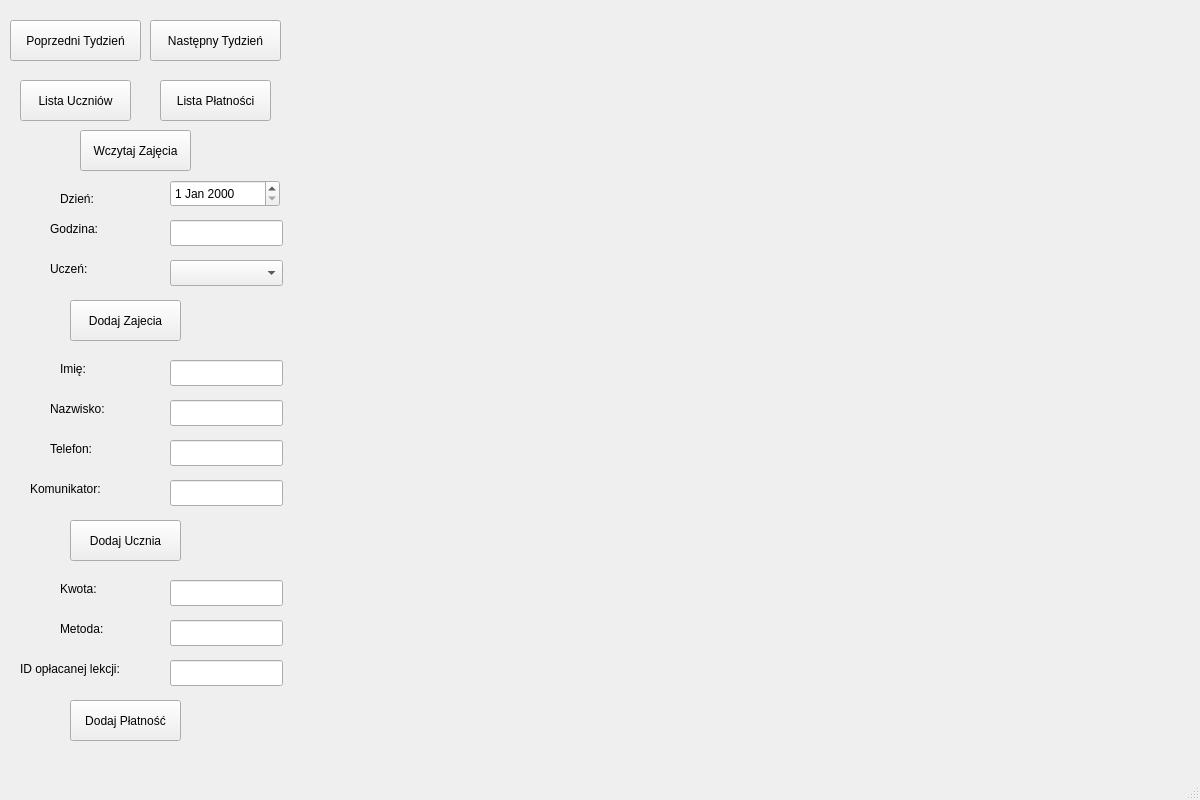
<?xml version="1.0" encoding="UTF-8"?>
<ui version="4.0">
 <class>MainWindow</class>
 <widget class="QMainWindow" name="MainWindow">
  <property name="geometry">
   <rect>
    <x>0</x>
    <y>0</y>
    <width>1200</width>
    <height>800</height>
   </rect>
  </property>
  <property name="windowTitle">
   <string>MainWindow</string>
  </property>
  <widget class="QWidget" name="centralwidget">
   <widget class="QWidget" name="verticalLayoutWidget">
    <property name="geometry">
     <rect>
      <x>300</x>
      <y>20</y>
      <width>861</width>
      <height>721</height>
     </rect>
    </property>
    <layout class="QVBoxLayout" name="verticalLayout">
     <item>
      <widget class="QWidget" name="calendarContainer" native="true"/>
     </item>
    </layout>
   </widget>
   <widget class="QPushButton" name="btnWczytajUsos">
    <property name="geometry">
     <rect>
      <x>80</x>
      <y>130</y>
      <width>111</width>
      <height>41</height>
     </rect>
    </property>
    <property name="text">
     <string>Wczytaj Zajęcia</string>
    </property>
   </widget>
   <widget class="QPushButton" name="btnDodajZajecia">
    <property name="geometry">
     <rect>
      <x>70</x>
      <y>300</y>
      <width>111</width>
      <height>41</height>
     </rect>
    </property>
    <property name="text">
     <string>Dodaj Zajecia</string>
    </property>
   </widget>
   <widget class="QPushButton" name="btnDodajUcznia">
    <property name="geometry">
     <rect>
      <x>70</x>
      <y>520</y>
      <width>111</width>
      <height>41</height>
     </rect>
    </property>
    <property name="text">
     <string>Dodaj Ucznia</string>
    </property>
   </widget>
   <widget class="QPushButton" name="btnDodajPlatnosc">
    <property name="geometry">
     <rect>
      <x>70</x>
      <y>700</y>
      <width>111</width>
      <height>41</height>
     </rect>
    </property>
    <property name="text">
     <string>Dodaj Płatność</string>
    </property>
   </widget>
   <widget class="QLineEdit" name="inputImie">
    <property name="geometry">
     <rect>
      <x>170</x>
      <y>360</y>
      <width>113</width>
      <height>26</height>
     </rect>
    </property>
    <property name="text">
     <string/>
    </property>
   </widget>
   <widget class="QLineEdit" name="inputGodzina">
    <property name="geometry">
     <rect>
      <x>170</x>
      <y>220</y>
      <width>113</width>
      <height>26</height>
     </rect>
    </property>
    <property name="text">
     <string/>
    </property>
   </widget>
   <widget class="QComboBox" name="comboUczen">
    <property name="geometry">
     <rect>
      <x>170</x>
      <y>260</y>
      <width>113</width>
      <height>26</height>
     </rect>
    </property>
   </widget>
   <widget class="QLineEdit" name="inputNazwisko">
    <property name="geometry">
     <rect>
      <x>170</x>
      <y>400</y>
      <width>113</width>
      <height>26</height>
     </rect>
    </property>
    <property name="text">
     <string/>
    </property>
   </widget>
   <widget class="QLineEdit" name="inputTelefon">
    <property name="geometry">
     <rect>
      <x>170</x>
      <y>440</y>
      <width>113</width>
      <height>26</height>
     </rect>
    </property>
    <property name="text">
     <string/>
    </property>
   </widget>
   <widget class="QLineEdit" name="inputKomunikator">
    <property name="geometry">
     <rect>
      <x>170</x>
      <y>480</y>
      <width>113</width>
      <height>26</height>
     </rect>
    </property>
    <property name="text">
     <string/>
    </property>
   </widget>
   <widget class="QLineEdit" name="inputKwota">
    <property name="geometry">
     <rect>
      <x>170</x>
      <y>580</y>
      <width>113</width>
      <height>26</height>
     </rect>
    </property>
    <property name="text">
     <string/>
    </property>
   </widget>
   <widget class="QLineEdit" name="inputMetoda">
    <property name="geometry">
     <rect>
      <x>170</x>
      <y>620</y>
      <width>113</width>
      <height>26</height>
     </rect>
    </property>
   </widget>
   <widget class="QLabel" name="label">
    <property name="geometry">
     <rect>
      <x>60</x>
      <y>190</y>
      <width>71</width>
      <height>18</height>
     </rect>
    </property>
    <property name="text">
     <string>Dzień:</string>
    </property>
   </widget>
   <widget class="QLabel" name="label_2">
    <property name="geometry">
     <rect>
      <x>50</x>
      <y>220</y>
      <width>66</width>
      <height>18</height>
     </rect>
    </property>
    <property name="text">
     <string>Godzina:</string>
    </property>
   </widget>
   <widget class="QLabel" name="label_3">
    <property name="geometry">
     <rect>
      <x>50</x>
      <y>260</y>
      <width>66</width>
      <height>18</height>
     </rect>
    </property>
    <property name="text">
     <string>Uczeń:</string>
    </property>
   </widget>
   <widget class="QLabel" name="label_4">
    <property name="geometry">
     <rect>
      <x>60</x>
      <y>360</y>
      <width>66</width>
      <height>18</height>
     </rect>
    </property>
    <property name="text">
     <string>Imię:</string>
    </property>
   </widget>
   <widget class="QLabel" name="label_5">
    <property name="geometry">
     <rect>
      <x>50</x>
      <y>400</y>
      <width>66</width>
      <height>18</height>
     </rect>
    </property>
    <property name="text">
     <string>Nazwisko:</string>
    </property>
   </widget>
   <widget class="QLabel" name="label_6">
    <property name="geometry">
     <rect>
      <x>50</x>
      <y>440</y>
      <width>66</width>
      <height>18</height>
     </rect>
    </property>
    <property name="text">
     <string>Telefon:</string>
    </property>
   </widget>
   <widget class="QLabel" name="label_7">
    <property name="geometry">
     <rect>
      <x>30</x>
      <y>480</y>
      <width>91</width>
      <height>18</height>
     </rect>
    </property>
    <property name="text">
     <string>Komunikator:</string>
    </property>
   </widget>
   <widget class="QLabel" name="label_8">
    <property name="geometry">
     <rect>
      <x>60</x>
      <y>580</y>
      <width>66</width>
      <height>18</height>
     </rect>
    </property>
    <property name="text">
     <string>Kwota:</string>
    </property>
   </widget>
   <widget class="QLabel" name="label_9">
    <property name="geometry">
     <rect>
      <x>60</x>
      <y>620</y>
      <width>66</width>
      <height>18</height>
     </rect>
    </property>
    <property name="text">
     <string>Metoda:</string>
    </property>
   </widget>
   <widget class="QLabel" name="label_10">
    <property name="geometry">
     <rect>
      <x>20</x>
      <y>660</y>
      <width>131</width>
      <height>18</height>
     </rect>
    </property>
    <property name="text">
     <string>ID opłacanej lekcji:</string>
    </property>
   </widget>
   <widget class="QLineEdit" name="inputIdLekcjiPlatnosc">
    <property name="geometry">
     <rect>
      <x>170</x>
      <y>660</y>
      <width>113</width>
      <height>26</height>
     </rect>
    </property>
   </widget>
   <widget class="QPushButton" name="btnListaUczniow">
    <property name="geometry">
     <rect>
      <x>20</x>
      <y>80</y>
      <width>111</width>
      <height>41</height>
     </rect>
    </property>
    <property name="text">
     <string>Lista Uczniów</string>
    </property>
   </widget>
   <widget class="QPushButton" name="btnPoprzedniTydzien">
    <property name="geometry">
     <rect>
      <x>10</x>
      <y>20</y>
      <width>131</width>
      <height>41</height>
     </rect>
    </property>
    <property name="text">
     <string>Poprzedni Tydzień</string>
    </property>
   </widget>
   <widget class="QPushButton" name="btnNastepnyTydzien">
    <property name="geometry">
     <rect>
      <x>150</x>
      <y>20</y>
      <width>131</width>
      <height>41</height>
     </rect>
    </property>
    <property name="text">
     <string>Następny Tydzień</string>
    </property>
   </widget>
   <widget class="QDateEdit" name="inputData">
    <property name="geometry">
     <rect>
      <x>170</x>
      <y>180</y>
      <width>110</width>
      <height>27</height>
     </rect>
    </property>
   </widget>
   <widget class="QPushButton" name="btnListaPlatnosci">
    <property name="geometry">
     <rect>
      <x>160</x>
      <y>80</y>
      <width>111</width>
      <height>41</height>
     </rect>
    </property>
    <property name="text">
     <string>Lista Płatności</string>
    </property>
   </widget>
  </widget>
  <widget class="QMenuBar" name="menubar">
   <property name="geometry">
    <rect>
     <x>0</x>
     <y>0</y>
     <width>1200</width>
     <height>23</height>
    </rect>
   </property>
  </widget>
  <widget class="QStatusBar" name="statusbar"/>
 </widget>
 <resources/>
 <connections/>
</ui>
